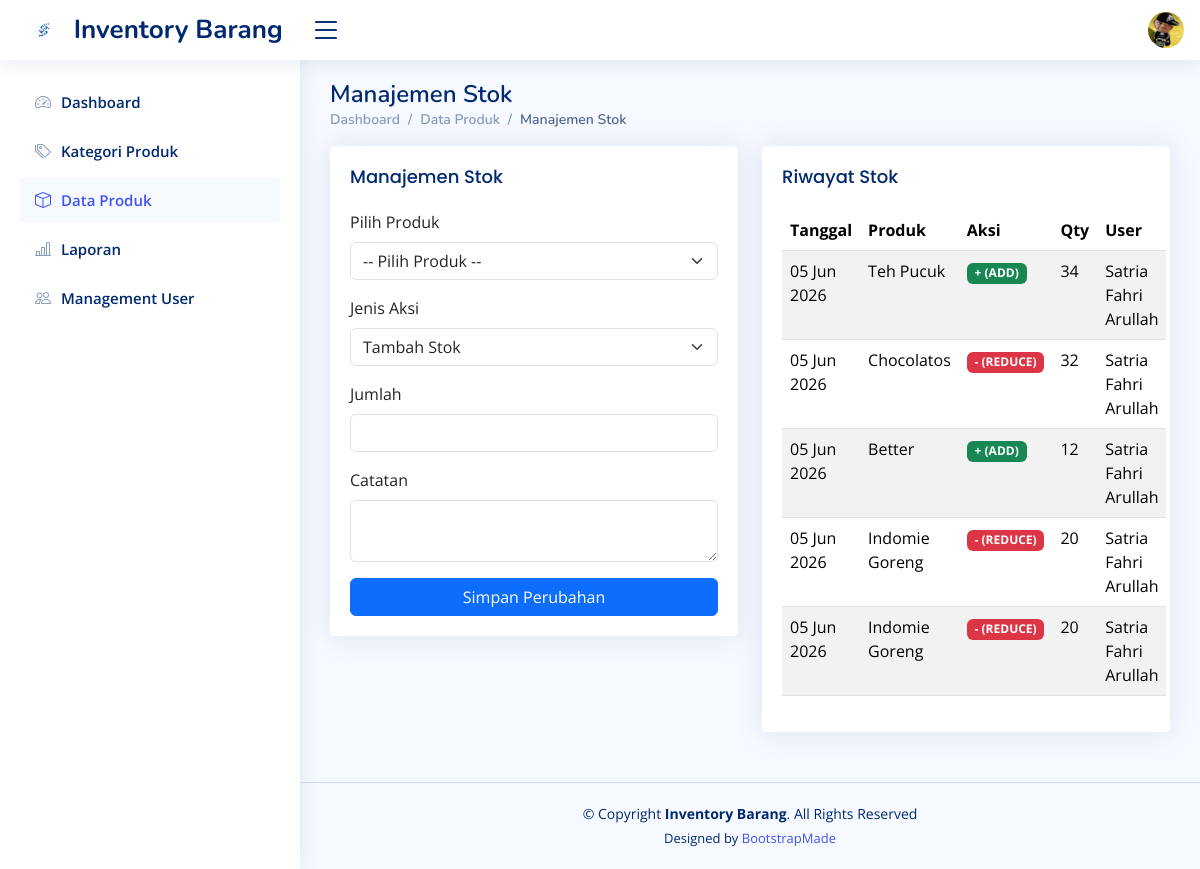
The app's page /stock.php (signed in) with its own data.
### tables this page shows
CREATE TABLE `stock_logs` (
  `id` int NOT NULL,
  `product_id` int DEFAULT NULL,
  `change_type` enum('ADD','EDIT','REDUCE') DEFAULT NULL,
  `qty` int DEFAULT NULL,
  `stock_before` int DEFAULT NULL,
  `stock_after` int DEFAULT NULL,
  `note` varchar(255) DEFAULT NULL,
  `created_at` timestamp NOT NULL DEFAULT CURRENT_TIMESTAMP,
  `created_by` int DEFAULT NULL
);

CREATE TABLE `products` (
  `id` int NOT NULL,
  `category_id` int DEFAULT NULL,
  `product_code` varchar(50) DEFAULT NULL,
  `product_name` varchar(150) DEFAULT NULL,
  `stock` int DEFAULT '0',
  `min_stock` int DEFAULT '5',
  `price` int DEFAULT NULL,
  `gambar` varchar(255) NOT NULL,
  `created_at` timestamp NOT NULL DEFAULT CURRENT_TIMESTAMP,
  `updated_at` timestamp NULL DEFAULT NULL
);

CREATE TABLE `users` (
  `id` int NOT NULL,
  `name` varchar(100) DEFAULT NULL,
  `email` varchar(100) DEFAULT NULL,
  `password` varchar(255) DEFAULT NULL,
  `role` enum('admin','staff') DEFAULT 'staff',
  `is_active` tinyint(1) DEFAULT '1',
  `created_at` timestamp NOT NULL DEFAULT CURRENT_TIMESTAMP
);

### stock.php (the view, shortened to what this page needs)
<!DOCTYPE html>
<html lang="en">
<head>
    <link href="assets/vendor/bootstrap/css/bootstrap.min.css" rel="stylesheet">
    <link href="assets/vendor/bootstrap-icons/bootstrap-icons.css" rel="stylesheet">
    <link href="assets/vendor/boxicons/css/boxicons.min.css" rel="stylesheet">
    <link href="assets/vendor/quill/quill.snow.css" rel="stylesheet">
    <link href="assets/vendor/quill/quill.bubble.css" rel="stylesheet">
    <link href="assets/vendor/remixicon/remixicon.css" rel="stylesheet">
    <link href="assets/vendor/simple-datatables/style.css" rel="stylesheet">
    <link href="assets/css/style.css" rel="stylesheet">
</head>
<body>
    <header id="header" class="header fixed-top d-flex align-items-center">
        <div class="d-flex align-items-center justify-content-between">
            <a href="index.php" class="logo d-flex align-items-center">
                <img src="assets/img/logo (2).png" alt="">
                <span class="d-none d-lg-block">Inventory Barang</span>
            </a>
            <i class="bi bi-list toggle-sidebar-btn"></i>
        </div>
        <nav class="header-nav ms-auto">
            <ul class="d-flex align-items-center">
                <li class="nav-item dropdown">
                <li class="nav-item dropdown pe-3">
                    <a
                        class="nav-link nav-profile d-flex align-items-center pe-0"
                        href="#"
                        data-bs-toggle="dropdown">
                        <img
                            src="assets/img/Bahlil adidas.jpg"
                            alt="Profile"
                            class="rounded-circle" /> </a>
                </li>
            </ul>
        </nav>
    </header>
    <aside id="sidebar" class="sidebar">
        <ul class="sidebar-nav" id="sidebar-nav">
            <li class="nav-item">
                <a class="nav-link collapsed" href="index.php">
                    <i class="bi bi-speedometer2"></i>
                    <span>Dashboard</span>
                </a>
            </li>
            <li class="nav-item">
                <a class="nav-link collapsed" href="kategori_produk.php">
                    <i class="bi bi-tags"></i>
                    <span>Kategori Produk</span>
                </a>
            </li>
            <li class="nav-item">
                <a class="nav-link " href="produk.php">
                    <i class="bi bi-box"></i>
                    <span>Data Produk</span>
                </a>
            </li>
            <li class="nav-item">
                <a class="nav-link collapsed" href="laporan.php">
                    <i class="bi bi-bar-chart-line"></i>
                    <span>Laporan</span>
                </a>
            </li>
            <li class="nav-item">
                <a class="nav-link collapsed" href="users.php">
                    <i class="bi bi-people"></i>
                    <span>Management User</span>
                </a>
            </li>
        </ul>
    </aside>
    <main id="main" class="main">
        <div class="pagetitle">
            <h1>Manajemen Stok</h1>
            <nav>
                <ol class="breadcrumb">
                    <li class="breadcrumb-item"><a href="index.php">Dashboard</a></li>
                    <li class="breadcrumb-item">Data Produk</li>
                    <li class="breadcrumb-item active">Manajemen Stok</li>
                </ol>
            </nav>
        </div>
        <section class="section">
            <div class="row">
                <div class="col-lg-6">
                    <div class="card">
                        <div class="card-body">
                            <h5 class="card-title">Manajemen Stok</h5>
                            <form method="POST">
                                <div class="mb-3">
                                    <label class="form-label">Pilih Produk</label>
                                    <select name="product_id" class="form-select" required>
                                        <option selected disabled>-- Pilih Produk --</option>
                                        <?php
                                        include "koneksi.php";
                                        ?>
                                    </select>
                                </div>
                                <div class="mb-3">
                                    <label class="form-label">Jenis Aksi</label>
                                    <select name="change_type" class="form-select">
                                        <option value="ADD">Tambah Stok</option>
                                    </select>
                                </div>
                                <div class="mb-3">
                                    <label class="form-label">Jumlah</label>
                                    <input type="number" name="qty" class="form-control" required>
                                </div>
                                <div class="mb-3">
                                    <label class="form-label">Catatan</label>
                                    <textarea name="note" class="form-control" rows="2"></textarea>
                                </div>
                                <button type="submit" name="submit" class="btn btn-primary w-100">
                                    Simpan Perubahan
                                </button>
                            </form>
                        </div>
                    </div>
                </div>
                <div class="col-lg-6">
                    <div class="card">
                        <div class="card-body">
                            <h5 class="card-title">Riwayat Stok</h5>
                            <table class="table table-striped">
                                <thead>
                                    <tr>
                                        <th>Tanggal</th>
                                        <th>Produk</th>
                                        <th>Aksi</th>
                                        <th>Qty</th>
                                        <th>User</th>
                                    </tr>
                                </thead>
                                <tbody>
                                    <?php
                                    $query = mysqli_query($conn, "
  SELECT sl.*, p.product_name, u.name
  FROM stock_logs sl
  JOIN products p ON sl.product_id = p.id
  JOIN users u ON sl.created_by = u.id
  ORDER BY sl.created_at DESC
");
                                    while ($row = mysqli_fetch_assoc($query)) {
                                        $badge = $row['change_type'] == 'ADD'
                                            ? "<span class='badge bg-success'>+ (ADD)</span>"
                                            : "<span class='badge bg-danger'>- (REDUCE)</span>";
                                        echo "<tr>
        <td>" . date('d M Y', strtotime($row['created_at'])) . "</td>
        <td>{$row['product_name']}</td>
        <td>$badge</td>
        <td>{$row['qty']}</td>
        <td>{$row['name']}</td>
      </tr>";
                                    }
                                    ?>
                                </tbody>
                            </table>
                        </div>
                    </div>
                </div>
            </div>
        </section>
    </main>
    <footer id="footer" class="footer">
        <div class="copyright">
            &copy; Copyright <strong><span>Inventory Barang</span></strong>. All Rights Reserved
        </div>
        <div class="credits">
            Designed by <a href="https://bootstrapmade.com/">BootstrapMade</a>
        </div>
    </footer>
</body>
</html>

### assets/css/style.css (style rules this page uses)
:root { scroll-behavior: smooth; }
body { font-family: "Open Sans", sans-serif; background: #f6f9ff; color: #444444; }
a { color: #4154f1; text-decoration: none; }
h1, h2, h3, h4, h5, h6 { font-family: "Nunito", sans-serif; }
#main { margin-top: 60px; padding: 20px 30px; transition: all 0.3s; }
.pagetitle { margin-bottom: 10px; }
.pagetitle h1 { font-size: 24px; margin-bottom: 0; font-weight: 600; color: #012970; }
.card { margin-bottom: 30px; border: none; border-radius: 5px; box-shadow: 0px 0 30px rgba(1, 41, 112, 0.1); }
.card-title { padding: 20px 0 15px 0; font-size: 18px; font-weight: 500; color: #012970; font-family: "Poppins", sans-serif; }
.card-body { padding: 0 20px 20px 20px; }
.breadcrumb { font-size: 14px; font-family: "Nunito", sans-serif; color: #899bbd; font-weight: 600; }
.breadcrumb a { color: #899bbd; transition: 0.3s; }
.breadcrumb .breadcrumb-item::before { color: #899bbd; }
.breadcrumb .active { color: #51678f; font-weight: 600; }
.logo { line-height: 1; }
@media (min-width: 1200px) { .logo { width: 280px; } }
.logo img { max-height: 26px; margin-right: 6px; }
.logo span { font-size: 26px; font-weight: 700; color: #012970; font-family: "Nunito", sans-serif; }
.header { transition: all 0.5s; z-index: 997; height: 60px; box-shadow: 0px 2px 20px rgba(1, 41, 112, 0.1); background-color: #fff; padding-left: 20px; }
.header .toggle-sidebar-btn { font-size: 32px; padding-left: 10px; cursor: pointer; color: #012970; }
.header-nav ul { list-style: none; }
.header-nav>ul { margin: 0; padding: 0; }
.header-nav .nav-profile { color: #012970; }
.header-nav .nav-profile img { max-height: 36px; }
.sidebar { position: fixed; top: 60px; left: 0; bottom: 0; width: 300px; z-index: 996; transition: all 0.3s; padding: 20px; overflow-y: auto; scrollbar-width: thin; scrollbar-color: #aab7cf transparent; box-shadow: 0px 0px 20px rgba(1, 41, 112, 0.1); background-color: #fff; }
@media (min-width: 1200px) { #main, #footer { margin-left: 300px; } }
.sidebar-nav { padding: 0; margin: 0; list-style: none; }
.sidebar-nav li { padding: 0; margin: 0; list-style: none; }
.sidebar-nav .nav-item { margin-bottom: 5px; }
.sidebar-nav .nav-link { display: flex; align-items: center; font-size: 15px; font-weight: 600; color: #4154f1; transition: 0.3; background: #f6f9ff; padding: 10px 15px; border-radius: 4px; }
.sidebar-nav .nav-link i { font-size: 16px; margin-right: 10px; color: #4154f1; }
.sidebar-nav .nav-link.collapsed { color: #012970; background: #fff; }
.sidebar-nav .nav-link.collapsed i { color: #899bbd; }
.footer { padding: 20px 0; font-size: 14px; transition: all 0.3s; border-top: 1px solid #cddfff; }
.footer .copyright { text-align: center; color: #012970; }
.footer .credits { padding-top: 5px; text-align: center; font-size: 13px; color: #012970; }

### records on screen
stock_logs: created_at "05 Jun 2026", product.product_name "Teh Pucuk", change_type "+ (ADD)", qty "34", users.name "Satria Fahri Arullah"
stock_logs: created_at "05 Jun 2026", product.product_name "Chocolatos", change_type "- (REDUCE)", qty "32", users.name "Satria Fahri Arullah"
stock_logs: created_at "05 Jun 2026", product.product_name "Better", change_type "+ (ADD)", qty "12", users.name "Satria Fahri Arullah"
stock_logs: created_at "05 Jun 2026", product.product_name "Indomie Goreng", change_type "- (REDUCE)", qty "20", users.name "Satria Fahri Arullah"
stock_logs: created_at "05 Jun 2026", product.product_name "Indomie Goreng", change_type "- (REDUCE)", qty "20", users.name "Satria Fahri Arullah"
